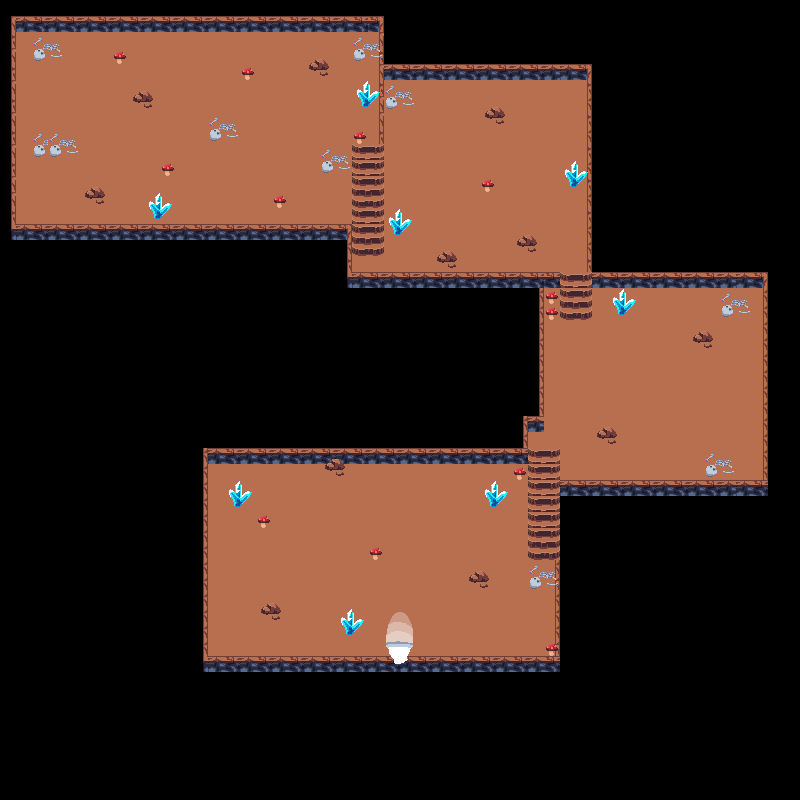

A 2D game scene composited from a Tiled map and its tileset images. What follows is a short description and the map's XML, with each tile layer's data collapsed to a summary:
An orthogonal 50x50 tile map with 16x16 px tiles, 4 tile layers (floor, stairs, walls, decorations) and 24 objects (20x collision, exit_dungeon, spawn_dungeon, boss_path1, boss_path2).

<map version="1.10" tiledversion="1.10.2" orientation="orthogonal" renderorder="right-down" width="50" height="50" tilewidth="16" tileheight="16" infinite="0" nextlayerid="7" nextobjectid="25">
 <tileset firstgid="1" source="tileset_dungeon.tsx" />
 <layer id="1" name="floor" width="50" height="50">
  <data>[2500 cells, 925 non-empty, 10 distinct tile ids]</data>
 </layer>
 <layer id="2" name="stairs" width="50" height="50">
  <data>[2500 cells, 34 non-empty, 4 distinct tile ids]</data>
 </layer>
 <layer id="3" name="walls" width="50" height="50">
  <data>[2500 cells, 165 non-empty, 8 distinct tile ids]</data>
 </layer>
 <layer id="4" name="decorations" width="50" height="50">
  <data>[2500 cells, 134 non-empty, 21 distinct tile ids]</data>
 </layer>
 <objectgroup id="5" name="objects">
  <object id="1" type="collision" x="203.5" y="656" width="356.5" height="17" />
  <object id="2" type="collision" x="556" y="479.5" width="4" height="177.5" />
  <object id="3" type="collision" x="203" y="445.5" width="5.5" height="209.5" />
  <object id="4" type="collision" x="210.5" y="448" width="318" height="17.5" />
  <object id="5" type="collision" x="524.5" y="466" width="3.5" height="77.5" />
  <object id="6" type="collision" x="560.5" y="479" width="207.5" height="18.5" />
  <object id="7" type="collision" x="761" y="275" width="7" height="205.5" />
  <object id="8" type="collision" x="590.5" y="273" width="171" height="17" />
  <object id="9" type="collision" x="538" y="288.5" width="6.5" height="127" />
  <object id="10" type="collision" x="523" y="415" width="21.5" height="17" />
  <object id="11" type="collision" x="522" y="431.5" width="7" height="17.5" />
  <object id="12" type="collision" x="347.5" y="271" width="214" height="18.5" />
  <object id="13" type="collision" x="344" y="224.5" width="8.5" height="45.5" />
  <object id="14" type="collision" x="585.5" y="65" width="7" height="206.5" />
  <object id="15" type="collision" x="379" y="62" width="205.5" height="19.5" />
  <object id="16" type="collision" x="377" y="17.5" width="6.5" height="221" />
  <object id="17" type="collision" x="11" y="17.5" width="366" height="15" />
  <object id="18" type="collision" x="10" y="34" width="7" height="206" />
  <object id="19" type="collision" x="18" y="223.5" width="326.5" height="18.5" />
  <object id="20" type="collision" x="345" y="180" width="7.5" height="46" />
  <object id="21" name="exit_dungeon" x="380" y="624.5" width="39" height="42.5" />
  <object id="22" name="spawn_dungeon" x="386" y="592.5">
   <point />
  </object>
 </objectgroup>
 <objectgroup id="6" name="NPCPaths">
  <object id="23" name="boss_path1" x="112" y="111.667" width="16" height="16.6667" />
  <object id="24" name="boss_path2" x="288.333" y="111" width="16" height="17.3333" />
 </objectgroup>
</map>
